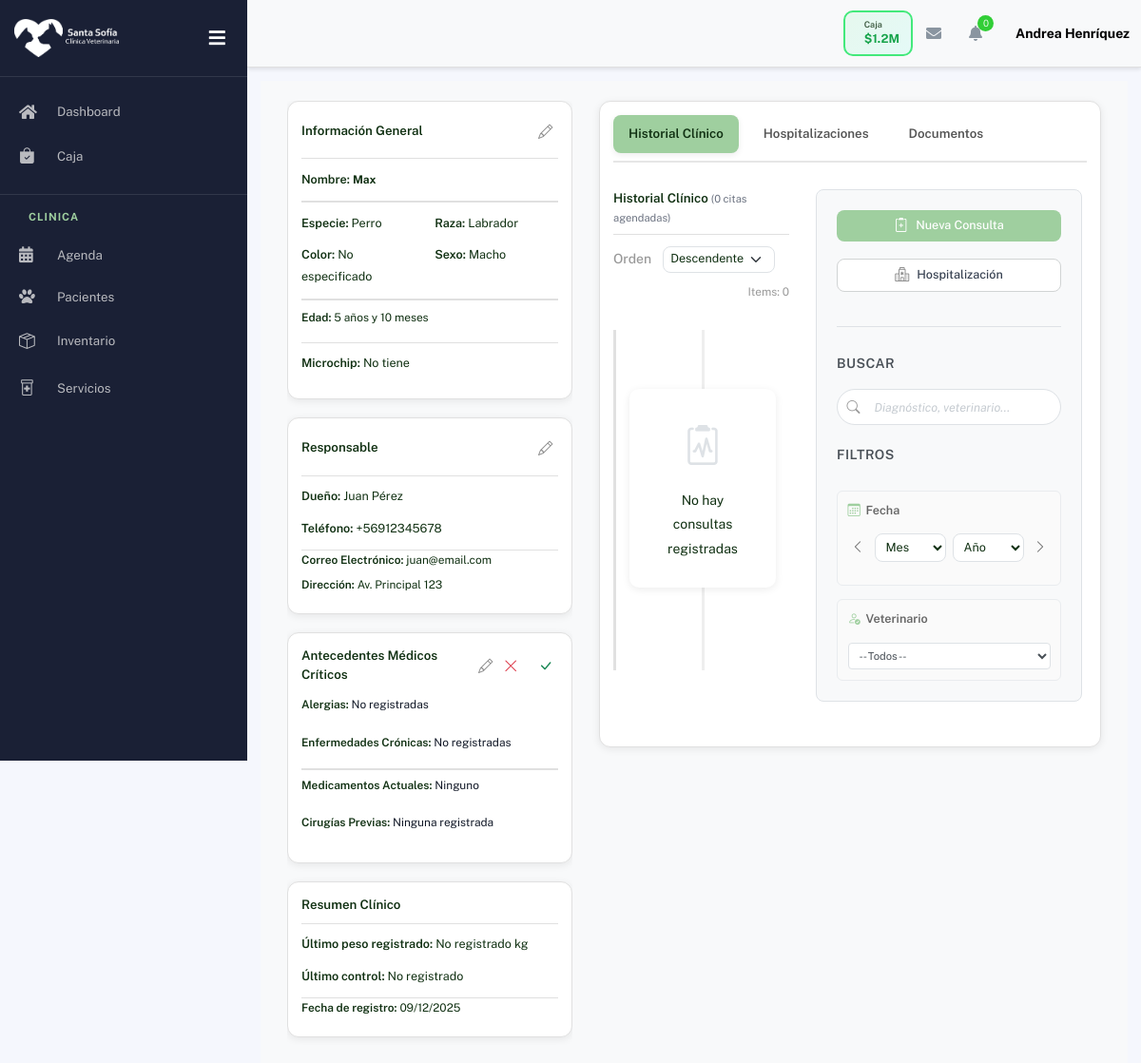
Page /clinica/veterinarios/pacientes/1/ (signed in) on the earlier database version.
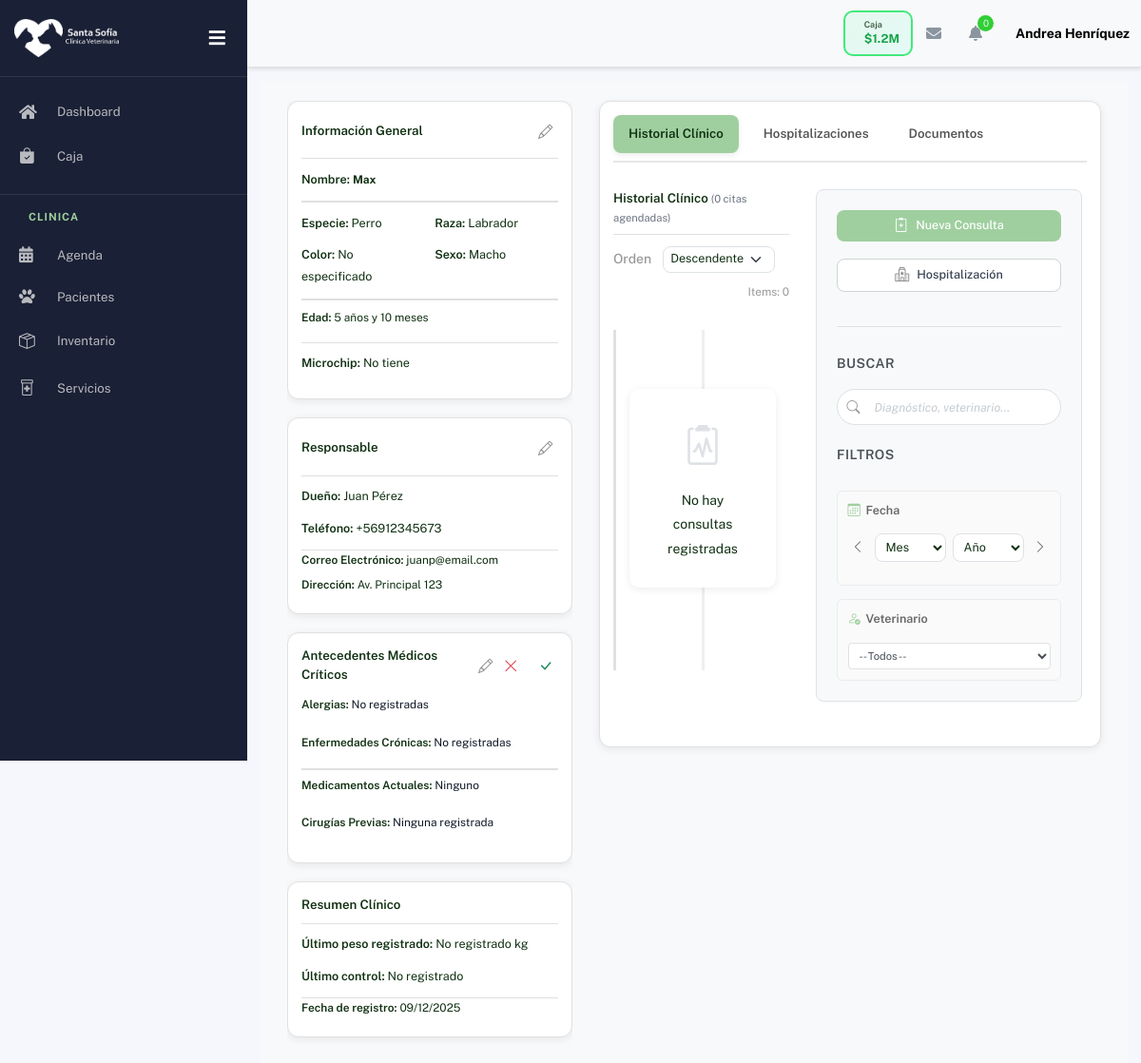
Same page on the later database version.
### pacientes/models.py (models this page shows, shortened)
class Paciente(models.Model):
    ESPECIE_CHOICES = [
        ('perro', 'Perro'),
        ('gato', 'Gato'),
        ('otro', 'Otro'),
    ]
    SEXO_CHOICES = [
        ('M', 'Macho'),
        ('H', 'Hembra'),
    ]
    nombre = models.CharField(max_length=100)
    especie = models.CharField(max_length=20, choices=ESPECIE_CHOICES)
    raza = models.CharField(max_length=100, blank=True, null=True)
    color = models.CharField(max_length=50, blank=True, null=True)
    sexo = models.CharField(max_length=1, choices=SEXO_CHOICES)
    fecha_nacimiento = models.DateField(blank=True, null=True)
    edad_anos = models.IntegerField(blank=True, null=True)
    edad_meses = models.IntegerField(blank=True, null=True)
    microchip = models.CharField(max_length=50, blank=True, null=True, unique=True)
    ultimo_peso = models.DecimalField(max_digits=6, decimal_places=2, blank=True, null=True)
    alergias = models.TextField(blank=True, null=True, help_text="Ej: alergia al pollo, penicilina")
    enfermedades_cronicas = models.TextField(blank=True, null=True, help_text="Ej: diabetes, artritis")
    medicamentos_actuales = models.TextField(blank=True, null=True, help_text="Medicamentos que está tomando actualmente")
    cirugia_previa = models.TextField(blank=True, null=True, help_text="Cirugías previas realizadas")
    propietario = models.ForeignKey(Propietario, on_delete=models.CASCADE, related_name='mascotas')
    activo = models.BooleanField(default=True)
    fecha_registro = models.DateTimeField(auto_now_add=True)
    class Meta:
        verbose_name = 'Paciente'
        verbose_name_plural = 'Pacientes'
        ordering = ['-fecha_registro']
    @property
    def edad_formateada(self):
        if self.fecha_nacimiento:
            hoy = date.today()
            delta = relativedelta(hoy, self.fecha_nacimiento)
            if delta.years > 0 and delta.months > 0:
                return f"{delta.years} año{'s' if delta.years != 1 else ''} y {delta.months} mes{'es' if delta.months != 1 else ''}"
            elif delta.years > 0:
                return f"{delta.years} año{'s' if delta.years != 1 else ''}"
            elif delta.months > 0:
                return f"{delta.months} mes{'es' if delta.months != 1 else ''}"
            else:
                return f"{delta.days} día{'s' if delta.days != 1 else ''}"
        elif self.edad_anos is not None:
            texto = f"{self.edad_anos} año{'s' if self.edad_anos != 1 else ''}"
            if self.edad_meses:
                texto += f" y {self.edad_meses} mes{'es' if self.edad_meses != 1 else ''}"
            return f"~{texto} (estimado)"
        return "No especificada"

class Propietario(models.Model):
    nombre = models.CharField(max_length=100)
    apellido = models.CharField(max_length=100)
    telefono = models.CharField(max_length=20, blank=True, null=True)
    email = models.EmailField(blank=True, null=True)
    direccion = models.TextField(blank=True, null=True)
    fecha_registro = models.DateTimeField(auto_now_add=True)
    class Meta:
        verbose_name = 'Propietario'
        verbose_name_plural = 'Propietarios'
        ordering = ['apellido', 'nombre']
    @property
    def nombre_completo(self):
        return f"{self.nombre} {self.apellido}"

### clinica/views.py (the view, shortened to what this page needs)
# urls.py: path('veterinarios/pacientes/<int:paciente_id>/', views.ficha_paciente, name='ficha_paciente'),
@login_required
def ficha_paciente(request, paciente_id):
    import sys
    print(f"\n{'#'*80}\n>>> INICIO FICHA_PACIENTE - ID: {paciente_id}\n{'#'*80}", file=sys.stderr)
    paciente = get_object_or_404(Paciente, id=paciente_id)
    consultas = Consulta.objects.filter(paciente=paciente).select_related('veterinario').order_by('-fecha')
    documentos = Documento.objects.filter(paciente=paciente).order_by('-fecha_subida')
    nombre_veterinario = f"{request.user.nombre} {request.user.apellido}".strip()
    veterinarios = CustomUser.objects.filter(rol='veterinario').order_by('nombre', 'apellido')
    hoy = timezone.localdate()
    todas_citas = Cita.objects.filter(paciente=paciente).select_related('veterinario', 'servicio')
    print(f"\n{'='*80}", file=sys.stderr)
    print(f"🔍 DEBUG QUERY", file=sys.stderr)
    print(f"📅 timezone.localdate(): {hoy} (tipo: {type(hoy)})", file=sys.stderr)
    print(f"👤 Paciente: {paciente.nombre} (ID: {paciente.id})", file=sys.stderr)
    print(f"📊 TODAS las citas del paciente: {todas_citas.count()}", file=sys.stderr)
    for c in todas_citas:
        print(f"   - Cita {c.id}: fecha={c.fecha} (tipo:{type(c.fecha)}) >= {hoy}? {c.fecha >= hoy}", file=sys.stderr)
    citas_agendadas = (
        Cita.objects.filter(paciente=paciente, fecha__gte=hoy)
        .exclude(estado__in=['completada', 'realizada'])
        .select_related('veterinario', 'servicio')
        .order_by('fecha', 'hora_inicio')
    )
    print(f"\n📊 Citas filtradas (fecha__gte={hoy}): {citas_agendadas.count()}", file=sys.stderr)
    if citas_agendadas.exists():
        print(f"\n🔍 CITAS ENCONTRADAS:", file=sys.stderr)
        for idx, cita in enumerate(citas_agendadas, 1):
            print(f"\n  📌 CITA #{idx}:", file=sys.stderr)
            print(f"     ID: {cita.id}", file=sys.stderr)
            print(f"     Fecha: {cita.fecha}", file=sys.stderr)
            print(f"     Hora: {cita.hora_inicio} - {cita.hora_fin}", file=sys.stderr)
            print(f"     Veterinario: {cita.veterinario.nombre} {cita.veterinario.apellido}", file=sys.stderr)
            print(f"     Servicio: {cita.servicio.nombre if cita.servicio else 'Sin servicio'}", file=sys.stderr)
            print(f"     Estado: {cita.estado}", file=sys.stderr)
    else:
        print(f"\n⚠️  NO HAY CITAS para este paciente desde hoy", file=sys.stderr)
    print(f"{'='*80}\n", file=sys.stderr)
    orden_timeline = request.GET.get('orden_timeline', 'desc').lower()
    if orden_timeline not in ['asc', 'desc']:
        orden_timeline = 'desc'
    timeline_items = []
    timeline_items = sorted(timeline_items, key=lambda item: item['sort_key'], reverse=(orden_timeline == 'desc'))
    try:
        print(f"🔎 timeline_items count (ficha_paciente): {len(timeline_items)}", file=sys.stderr)
        for i, it in enumerate(timeline_items[:5]):
            print(f"   [{i}] tipo={it['tipo']} sort_key={it['sort_key'][0]} {it['sort_key'][1]}", file=sys.stderr)
    except Exception:
        pass
    context = {
        'paciente': paciente,
        'consultas': consultas,
        'documentos': documentos,
        'nombre_veterinario': nombre_veterinario,
        'veterinarios': veterinarios,
        'citas_agendadas': citas_agendadas,
        'timeline_items': timeline_items,
        'orden_timeline': orden_timeline,
    }
    return render(request, 'consulta/ficha_mascota.html', context)

### cuentas/models.py (called while the page is built)
    def get_rol_display_custom(self):
        if self.is_staff and self.is_superuser:
            return 'Administración'
        return self.get_rol_display()

### clinica/templates/consulta/ficha_mascota.html (shortened to what the changed rows need)
{% extends 'partials/base.html' %}
{% load static %}
{% block extra_css %}
<link rel="stylesheet" href="{% static 'css/custom/pacientes.css' %}">
<link rel="stylesheet" href="{% static 'css/custom/consulta_inventario.css' %}">
<link rel="stylesheet" href="{% static 'css/custom/hospitalizaciones.css' %}">
{% endblock %}
{% block content %}
<div class="container-fluid py-4">
    <div class="general-container">
        <div class="general-information">
            <div class="section personal-info">
                <div class="section-header-with-edit">
                    <h2>Información General</h2>
                </div>
                <div class="info" id="infoGeneral">
                    <div class="info-row info-row-full paciente-nombre-row">
                        <p><strong>Nombre:</strong> <span class="view-mode paciente-nombre-display">{{ paciente.nombre }}</span>
                        </p>
                    </div>
                    <div class="info-row">
                        <p><strong>Especie:</strong> <span class="view-mode">{{ paciente.especie }}</span>
                        </p>
                        <p><strong>Raza:</strong> <span class="view-mode">{{ paciente.raza|default:"No especificada" }}</span>
                        </p>
                        <p><strong>Color:</strong> <span class="view-mode">{{ paciente.color|default:"No especificado" }}</span>
                        </p>
                    </div>
                    <div class="edad-section">
                        <p><strong>Edad:</strong> <span class="view-mode">{{ paciente.edad_formateada }}</span></p>
                    </div>
                    <div class="info-row info-row-full">
                        <p><strong>Microchip:</strong> <span class="view-mode">{{ paciente.microchip|default:"No tiene" }}</span>
                        </p>
                    </div>
                </div>
            </div>
            <div class="section responsable-section">
                <div class="section-header-with-edit">
                    <h2>Responsable</h2>
                </div>
                <div class="info" id="infoResponsable">
                    <div class="info-row">
                        <div>
                            <p><strong>Dueño:</strong>
                                <span class="view-mode">{{ paciente.propietario.nombre_completo }}</span>
                            </p>
                        </div>
                        <p><strong>Teléfono:</strong>
                            <span class="view-mode">{{ paciente.propietario.telefono|default:"No registrado" }}</span>
                        </p>
                    </div>
                    <p><strong>Correo Electrónico:</strong>
                        <span class="view-mode">{{ paciente.propietario.email|default:"No registrado" }}</span>
                    </p>
                    <p><strong>Dirección:</strong>
                        <span class="view-mode">{{ paciente.propietario.direccion|default:"No registrada" }}</span>
                    </p>
                </div>
            </div>
            <div class="section resumen-clinico antecedentes-compact">
                <div class="section-header-with-edit">
                    <h2>Antecedentes Médicos Críticos</h2>
                </div>
                <div class="info" id="infoAntecedentes">
                    <div class="info-row">
                        <p>
                            <strong>Alergias:</strong>
                            <span class="view-mode">{{ paciente.alergias|default:"No registradas" }}</span>
                        </p>
                        <p>
                            <strong>Enfermedades Crónicas:</strong>
                            <span class="view-mode">{{ paciente.enfermedades_cronicas|default:"No registradas" }}</span>
                        </p>
                    </div>
                    <div class="info-row">
                        <p>
                            <strong>Medicamentos Actuales:</strong>
                            <span class="view-mode">{{ paciente.medicamentos_actuales|default:"Ninguno" }}</span>
                        </p>
                        <p>
                            <strong>Cirugías Previas:</strong>
                            <span class="view-mode">{{ paciente.cirugia_previa|default:"Ninguna registrada" }}</span>
                        </p>
                    </div>
                </div>
            </div>
            <div class="section resumen-clinico">
                <h2>Resumen Clínico</h2>
                <div class="info">
                    <div class="info-row">
                        <p><strong>Último peso registrado:</strong> {{ paciente.ultimo_peso|default:"No registrado" }} kg</p>
                        <p><strong>Último control:</strong>
                            {% if paciente.consultas.first %}
                            {{ paciente.consultas.first.fecha|date:"d/m/Y H:i" }}
                            {% else %}
                            No registrado
                            {% endif %}
                        </p>
                    </div>
                    <p><strong>Fecha de registro:</strong> {{ paciente.fecha_registro|date:"d/m/Y" }}</p>
                </div>
            </div>
        </div>
    </div>
</div>
{% endblock %}

Differences in the rows shown:
changed Paciente "Perro": propietario.telefono "+56912345678" → "+56912345673"; propietario.email "juan@email.com" → "juanp@email.com"
